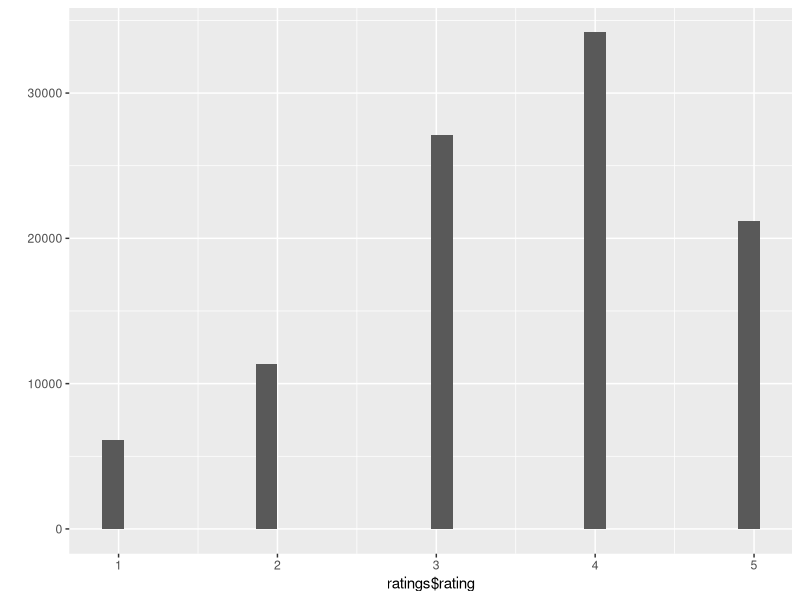
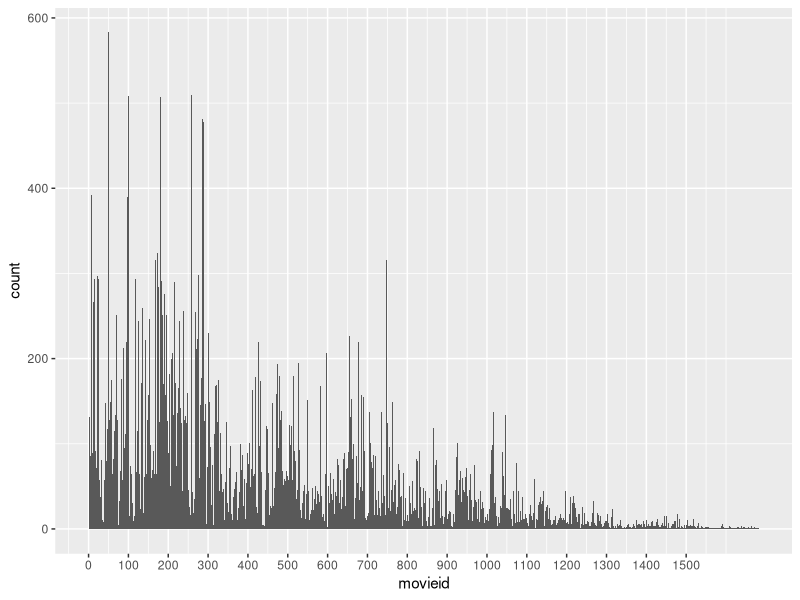

The R source for these figures, in order: (Note: this script raises an error after producing the figures.)
## ---- chunk 1
occupation = read.csv("occupation.csv")
ratings = read.csv("ratings.csv")
films = read.csv("movieinfo.csv")

occupation$X = NULL
films$X = NULL
ratings$X = NULL
## ---- chunk 2
head(occupation)
head(films)
head(ratings)
## ---- chunk 3
library(ggplot2)
qplot(ratings$rating)
## ---- chunk 4
ggplot(aes(movieid), data = ratings) + geom_histogram(binwidth = 1, position = "dodge") + scale_x_continuous(breaks = seq(0, 1500, 100))
## ---- chunk 5
qplot(data = occupation, age, binwidth = 1, position = "dodge") + scale_x_continuous(breaks = seq(0, 70, 5))

## ---- chunk 6
qplot(gender, data = occupation)

qplot(data = occupation, age, binwidth = 1, position = "dodge", fill = gender) + scale_x_continuous(breaks = seq(0, 70, 5))

## ---- chunk 7
qplot(occupation, data = occupation)

## ---- chunk 8
library(plyr)

df = join(ratings, occupation, by = "userid", type = "left", match = "all")
head(df)

## ---- chunk 9
df = join(df, films, by = "movieid", type = "left", match = "all")
head(df)

## ---- chunk 10

agebin = c("Under 18","18 - 24","25 - 34","35 - 44","45 - 49","50 - 55","Over 56")

df$age = with(df, ifelse(age < 18, "Under 18", ifelse(age >= 18 & age <= 24, "18 - 24", ifelse(age >= 25 & age <= 34, "25 - 34", ifelse(age >= 35 & age <= 44, "35 - 44", ifelse(age >= 45 & age <= 49, "45 - 49", ifelse(age >= 50 & age <= 55, "50 - 55", "Over 55"))) ))))

df$age = factor(df$age, levels = agebin, order = T)

qplot(age, data = df)

qplot(rating, fill = age, data = df)

## ---- chunk 11
df$videoreleasedate = NULL
df$imdburl = NULL
df$movieid = NULL
df$timestamp = NULL

## ---- chunk 12
trainset = read.csv("trainset.csv")
cvset =  read.csv("cvset.csv")
testset = read.csv("testset.csv")

  ggplot(aes(predicted, actual - predicted), data = trainset) + 
  geom_point(alpha = 0.6, position= "jitter") + 
  ylab("predicted") + 
  ggtitle("Plot of Predicted vs residual for Train set") + 
  xlab("Predicted") + ylab("Residual") + scale_x_discrete()


  ggplot(aes(predicted, actual - predicted), data = cvset) + 
  geom_point(alpha = 0.6, position= "jitter") + 
  ylab("predicted") + 
  ggtitle("Plot of Predicted vs residual for CV set") + 
  xlab("Predicted") + ylab("Residual")


ggplot(aes(predicted, actual - predicted), data = testset) + 
geom_point(alpha = 0.6, position= "jitter") + 
  ylab("predicted") + 
  ggtitle("Plot of Predicted vs residual for Test set") + 
  xlab("Predicted") + ylab("Residual")


## ---- chunk 13
head(cvset, n=25)
